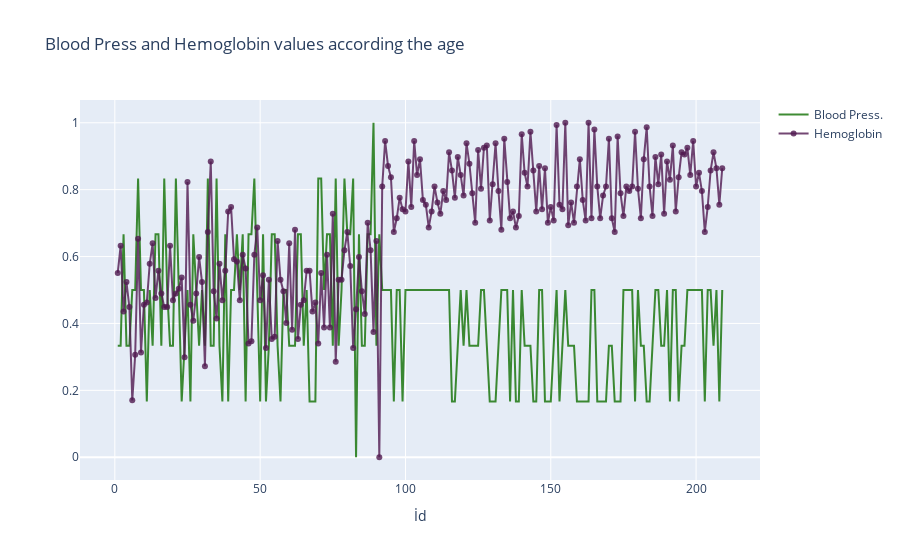

Here is the notebook cell this chart was saved with:
### Markdown cell above
#### Data Visualization

### Code cell
#Line plot
kidney = kidney_disease.copy()
kidney["id"]=range(1,(len(kidney.Bacteria)+1),1)
kidney["kidney_bp_norm"]=(kidney.Blood_Pressure-np.min(kidney.Blood_Pressure))/(np.max(kidney.Blood_Pressure)-np.min(kidney.Blood_Pressure))
kidney["kidney_hemo_norm"]=(kidney.Hemoglobin-np.min(kidney.Hemoglobin))/(np.max(kidney.Hemoglobin)-np.min(kidney.Hemoglobin))
#Line Plot
trace1 = go.Scatter(
        x = kidney.id,
        y = kidney.kidney_bp_norm,
        mode = "lines",
        name = "Blood Press.",
        marker = dict(color = 'rgba(16, 112, 2, 0.8)'),
        text= kidney_disease.Age)
trace2 = go.Scatter(
        x = kidney.id,
        y = kidney.kidney_hemo_norm,
        mode = "lines+markers",
        name = "Hemoglobin",
        marker = dict(color = 'rgba(80, 26, 80, 0.8)'),
        text= kidney_disease.Age)
data=[trace1,trace2]
layout=dict(title="Blood Pressure and Hemoglobin values according the age",
            xaxis=dict(title="İd",ticklen=5,zeroline=False))
fig=dict(data=data,layout=layout)
iplot(fig)

### Figure 1 — Plotly figure (JSON) as saved in the notebook; plotly's stock layout.template omitted (floating-point values rounded to 4 significant figures; data arrays with more than 128 entries replaced by an {"elided": "..."} marker saying what was removed)
{"data": [{"marker": {"color": "rgba(16, 112, 2, 0.8)"}, "mode": "lines", "name": "Blood Press.", "text": {"elided": "209 int values"}, "type": "scatter", "x": {"elided": "209 int values"}, "y": {"elided": "209 float values"}}, {"marker": {"color": "rgba(80, 26, 80, 0.8)"}, "mode": "lines+markers", "name": "Hemoglobin", "text": {"elided": "209 int values"}, "type": "scatter", "x": {"elided": "209 int values"}, "y": {"elided": "209 float values"}}], "layout": {"title": {"text": "Blood Press and Hemoglobin values according the age"}, "xaxis": {"ticklen": 5, "title": {"text": "İd"}, "zeroline": false}}}
